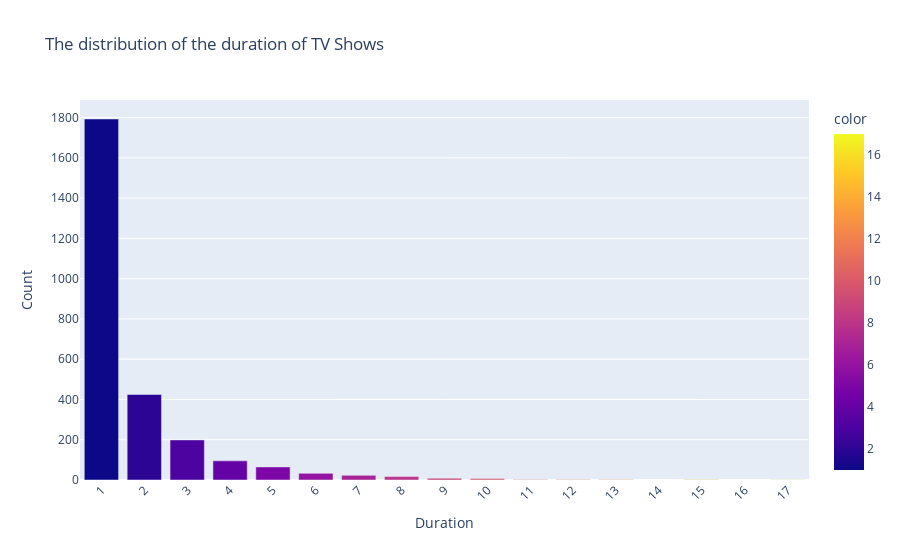

The notebook cell this image was saved under:
### Code cell
#plotly
series = df_netflix[df_netflix['type'] == 'TV Show']
duration_series = series['duration'].value_counts()

fig = px.bar(x=duration_series.index, y=duration_series.values, color=duration_series.index,
             labels={'x': 'Duration', 'y': 'Count'}, title='The distribution of the duration of TV Shows')

fig.update_layout(xaxis_tickangle=-45, xaxis=dict(tickmode='linear'), legend_title='Duration')

fig.show()

### Figure 1 — Plotly figure (JSON) as saved in the notebook; plotly's stock layout.template omitted (floating-point values rounded to 4 significant figures)
{"data": [{"alignmentgroup": "True", "hovertemplate": "Duration=%{x}<br>Count=%{y}<br>color=%{marker.color}<extra></extra>", "legendgroup": "", "marker": {"color": [1, 2, 3, 4, 5, 6, 7, 8, 9, 10, 13, 15, 12, 11, 17], "coloraxis": "coloraxis", "pattern": {"shape": ""}}, "name": "", "offsetgroup": "", "orientation": "v", "showlegend": false, "textposition": "auto", "type": "bar", "x": [1, 2, 3, 4, 5, 6, 7, 8, 9, 10, 13, 15, 12, 11, 17], "xaxis": "x", "y": [1793, 425, 199, 95, 65, 33, 23, 17, 9, 7, 3, 2, 2, 2, 1], "yaxis": "y"}], "layout": {"barmode": "relative", "coloraxis": {"colorbar": {"title": {"text": "color"}}, "colorscale": [[0, "#0d0887"], [0.1111, "#46039f"], [0.2222, "#7201a8"], [0.3333, "#9c179e"], [0.4444, "#bd3786"], [0.5556, "#d8576b"], [0.6667, "#ed7953"], [0.7778, "#fb9f3a"], [0.8889, "#fdca26"], [1, "#f0f921"]]}, "legend": {"title": {"text": "Duration"}, "tracegroupgap": 0}, "title": {"text": "The distribution of the duration of TV Shows"}, "xaxis": {"anchor": "y", "domain": [0, 1], "tickangle": -45, "tickmode": "linear", "title": {"text": "Duration"}}, "yaxis": {"anchor": "x", "domain": [0, 1], "title": {"text": "Count"}}}}
